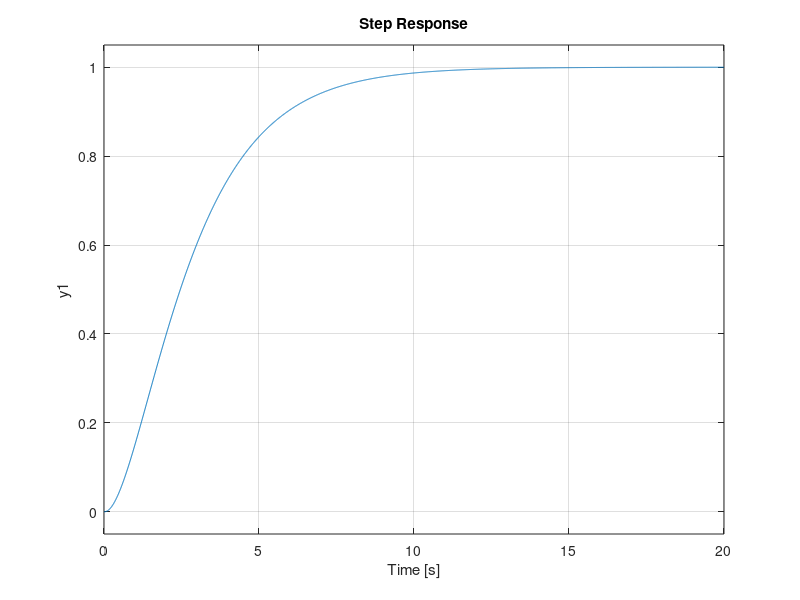

Reproduce this figure in MATLAB. (Note: this script raises an error after producing the figure.)
5%%effect of addition of poles to closed loop tf
p=[1 5 10 20];
Wn=input('Enter the value of wn');
zeta=input('enter the value of zeta');
s=tf('s');
for i=1:4
    num=Wn^2*p(i);
    den=[1 p(i)+2*zeta*Wn Wn^2+2*zeta*Wn*p(i) p(i)*Wn^2];
    G=tf(num,den)
    subplot(2,2,i)
    step(G)
    stepinfo(G)
end
